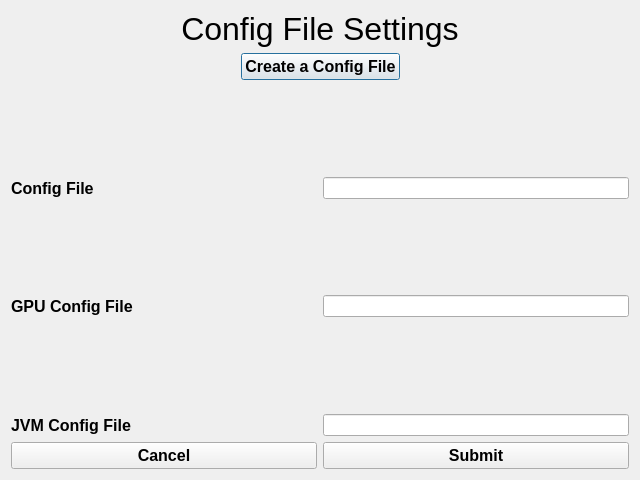
<?xml version="1.0" encoding="UTF-8"?>
<ui version="4.0">
 <class>configFileSettings</class>
 <widget class="QDialog" name="configFileSettings">
  <property name="geometry">
   <rect>
    <x>0</x>
    <y>0</y>
    <width>640</width>
    <height>480</height>
   </rect>
  </property>
  <property name="windowTitle">
   <string>Config File Settings</string>
  </property>
  <layout class="QGridLayout" name="gridLayout" rowstretch="0,10,0">
   <item row="0" column="0">
    <layout class="QVBoxLayout" name="verticalLayout">
     <item>
      <widget class="QLabel" name="configFileSettingsLabel">
       <property name="font">
        <font>
         <pointsize>24</pointsize>
        </font>
       </property>
       <property name="text">
        <string>Config File Settings</string>
       </property>
       <property name="alignment">
        <set>Qt::AlignCenter</set>
       </property>
      </widget>
     </item>
    </layout>
   </item>
   <item row="1" column="0">
    <layout class="QVBoxLayout" name="verticalLayout_2" stretch="1,1,1,1,1,1,1">
     <item>
      <layout class="QHBoxLayout" name="horizontalLayout_2">
       <item>
        <spacer name="horizontalSpacer">
         <property name="orientation">
          <enum>Qt::Horizontal</enum>
         </property>
         <property name="sizeHint" stdset="0">
          <size>
           <width>40</width>
           <height>20</height>
          </size>
         </property>
        </spacer>
       </item>
       <item>
        <widget class="QPushButton" name="createAConfigFileButton">
         <property name="font">
          <font>
           <pointsize>12</pointsize>
           <bold>true</bold>
          </font>
         </property>
         <property name="text">
          <string>Create a Config File</string>
         </property>
        </widget>
       </item>
       <item>
        <spacer name="horizontalSpacer_2">
         <property name="orientation">
          <enum>Qt::Horizontal</enum>
         </property>
         <property name="sizeHint" stdset="0">
          <size>
           <width>40</width>
           <height>20</height>
          </size>
         </property>
        </spacer>
       </item>
      </layout>
     </item>
     <item>
      <spacer name="verticalSpacer">
       <property name="orientation">
        <enum>Qt::Vertical</enum>
       </property>
       <property name="sizeHint" stdset="0">
        <size>
         <width>20</width>
         <height>40</height>
        </size>
       </property>
      </spacer>
     </item>
     <item>
      <layout class="QHBoxLayout" name="horizontalLayout_4" stretch="1,1">
       <item>
        <widget class="QLabel" name="configFileLabel">
         <property name="font">
          <font>
           <pointsize>12</pointsize>
           <bold>true</bold>
          </font>
         </property>
         <property name="text">
          <string>Config File</string>
         </property>
        </widget>
       </item>
       <item>
        <widget class="QLineEdit" name="configFileLineEdit"/>
       </item>
      </layout>
     </item>
     <item>
      <spacer name="verticalSpacer_2">
       <property name="orientation">
        <enum>Qt::Vertical</enum>
       </property>
       <property name="sizeHint" stdset="0">
        <size>
         <width>20</width>
         <height>40</height>
        </size>
       </property>
      </spacer>
     </item>
     <item>
      <layout class="QHBoxLayout" name="horizontalLayout_5" stretch="1,1">
       <item>
        <widget class="QLabel" name="gpuConfigFilelabel">
         <property name="font">
          <font>
           <pointsize>12</pointsize>
           <bold>true</bold>
          </font>
         </property>
         <property name="text">
          <string>GPU Config File</string>
         </property>
        </widget>
       </item>
       <item>
        <widget class="QLineEdit" name="gpuConfigFileLineEdit"/>
       </item>
      </layout>
     </item>
     <item>
      <spacer name="verticalSpacer_3">
       <property name="orientation">
        <enum>Qt::Vertical</enum>
       </property>
       <property name="sizeHint" stdset="0">
        <size>
         <width>20</width>
         <height>40</height>
        </size>
       </property>
      </spacer>
     </item>
     <item>
      <layout class="QHBoxLayout" name="horizontalLayout_3" stretch="1,1">
       <item>
        <widget class="QLabel" name="jvmConfigFileLabel">
         <property name="font">
          <font>
           <pointsize>12</pointsize>
           <bold>true</bold>
          </font>
         </property>
         <property name="text">
          <string>JVM Config File</string>
         </property>
        </widget>
       </item>
       <item>
        <widget class="QLineEdit" name="jvmConfigLineEdit"/>
       </item>
      </layout>
     </item>
    </layout>
   </item>
   <item row="2" column="0">
    <layout class="QVBoxLayout" name="verticalLayout_3">
     <item>
      <layout class="QHBoxLayout" name="horizontalLayout">
       <item>
        <widget class="QPushButton" name="cancelButton">
         <property name="font">
          <font>
           <pointsize>12</pointsize>
           <bold>true</bold>
          </font>
         </property>
         <property name="text">
          <string>Cancel</string>
         </property>
        </widget>
       </item>
       <item>
        <widget class="QPushButton" name="submitButton">
         <property name="font">
          <font>
           <pointsize>12</pointsize>
           <bold>true</bold>
          </font>
         </property>
         <property name="text">
          <string>Submit</string>
         </property>
        </widget>
       </item>
      </layout>
     </item>
    </layout>
   </item>
  </layout>
 </widget>
 <resources/>
 <connections/>
</ui>
